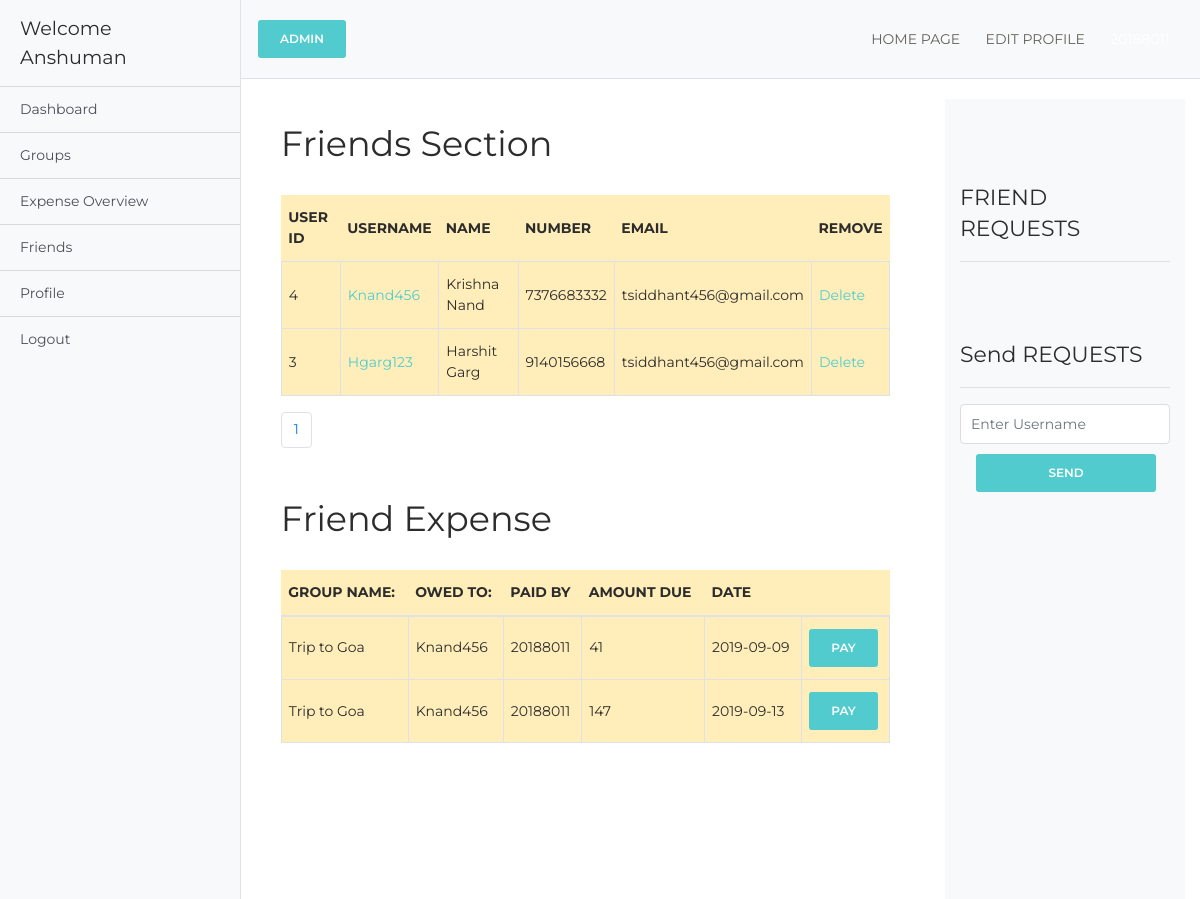
The app's page /friends.php?view=4 (signed in) with its own data.
### tables this page shows
CREATE TABLE `liability` (
  `liability_id` int(3) NOT NULL,
  `user_name` varchar(255) NOT NULL,
  `group_id` int(3) NOT NULL,
  `pay_to` varchar(255) NOT NULL,
  `amount_due` int(10) NOT NULL,
  `date` date NOT NULL DEFAULT current_timestamp(),
  `status` varchar(255) NOT NULL DEFAULT 'pending'
);

CREATE TABLE `groups` (
  `group_id` int(3) NOT NULL,
  `admin_id` int(3) NOT NULL,
  `admin_username` varchar(255) NOT NULL,
  `group_name` varchar(255) NOT NULL,
  `members` text NOT NULL,
  `status` varchar(255) NOT NULL,
  `date` date NOT NULL DEFAULT current_timestamp()
);

### includes/view_all_friends.php (the view, shortened to what this page needs)
    <div class="col-lg-8 container">
        <h2 class="mt-4 align-content-center">Friends Section</h2>
        <div class="table-responsive">
            <table class="table table-bordered table-hover table-warning">
                <thead>
                    <tr>
                        <th scope="col">User Id</th>
                        <th scope="col">Username</th>
                        <th scope="col">name</th>
                        <th scope="col">number</th>
                        <th scope="col">Email</th>
                        <th scope="col">Remove</th>
                    </tr>
                </thead>
                <tbody class="table-hover">
                    <?php
                    $limit = 5;
                    if (isset($_GET["page"])) {
                        $page  = $_GET["page"];
                        }
                        else{
                        $page=1;
                        };
                    $start_from = ($page-1) * $limit;
                    $query = "SELECT p.* FROM friends f JOIN users p ON p.user_id = f.user1_id WHERE f.user2_id = {$_SESSION['user_id']} UNION SELECT p.* FROM friends f JOIN users p ON p.user_id = f.user2_id WHERE f.user1_id = {$_SESSION['user_id']} LIMIT $start_from, $limit";
                    $select_friends = mysqli_query($connection, $query);
                    while ($row = mysqli_fetch_assoc($select_friends)) {
                        $user_id             = $row['user_id'];
                        $username            = $row['username'];
                        $user_name           = $row['name'];
                        $user_number         = $row['number'];
                        $user_email          = $row['email'];
                        echo '<tr scope="row">';
                        echo "<td>$user_id </td>";
                        echo "<td><a href='friends.php?view={$user_id}'>$username</a></td>";
                        echo "<td>$user_name</td>";
                        echo "<td>$user_number</td>";
                        echo "<td>$user_email</td>";
                        echo "<td><a href='friends.php?delete={$user_id}'>Delete</a></td>";
                        echo "</tr>";
                    }
                    ?>
                </tbody>
            </table>
            <?php
                $result_db = mysqli_query($connection,"SELECT p.* FROM friends f JOIN users p ON p.user_id = f.user1_id WHERE f.user2_id = {$_SESSION['user_id']} UNION SELECT p.* FROM friends f JOIN users p ON p.user_id = f.user2_id WHERE f.user1_id = {$_SESSION['user_id']} ");
                $row_db = mysqli_fetch_row($result_db);
                $total_records = $row_db[0];
                $total_pages = ceil($total_records / $limit);
                $pagLink = "<ul class='pagination'>";
                for ($i=1; $i<=$total_pages; $i++) {
                            $pagLink .= "<li class='page-item'><a class='page-link' href='friends.php?page=".$i."'>".$i."</a></li>";
                }
                echo $pagLink . "</ul>";
            ?>
        </div>
<?php      if(isset($_GET['view'])){   ?>
        <h2 class="mt-4 align-content-center">Friend Expense</h2>
        <div class="table-responsive">
            <table class="table table-bordered table-hover table-warning">
                <thead>
                    <tr>
                        <th scope="col">Group Name:</th>
                        <th scope="col">Owed To:</th>
                        <th scope="col">Paid by</th>
                        <th scope="col">Amount Due</th>
                        <th scope="col">Date</th>
                    </tr>
                </thead>
        <?php
            $query = "SELECT * FROM users WHERE user_id = '{$_GET['view']}' ";
            $select_frs = mysqli_query($connection, $query);
            while ($row = mysqli_fetch_assoc($select_frs))
                $user__name             = $row['username'];
            $query9 = "SELECT e.group_id,e.group_name,l.amount_due,l.date,l.user_name,l.pay_to,l.liability_id FROM groups e LEFT JOIN liability l ON e.group_id = l.group_id WHERE l.user_name = '$user__name' AND l.status = 'pending' AND l.pay_to = '{$_SESSION['username']}' ";
            $select_expense = mysqli_query($connection, $query9);
                            while ($row = mysqli_fetch_assoc($select_expense)) {
                                $groupname            = $row['group_name'];
                                $id                   = $row['liability_id'];
                                $owed_to                = $row['user_name'];
                                $paid_by                = $row['pay_to'];
                                $amountdue              = $row['amount_due'];
                                $date                   = $row['date'];
                                echo '<tr scope="row">';
                                echo "<td>$groupname </td>";
                                echo "<td>$owed_to</td>";
                                echo "<td>$paid_by</td>";
                                echo "<td>$amountdue</td>";
                                echo "<td>$date</td>";
                                echo "<td><a href='friends.php?pay=$id'><input type='button' id='myBtn' class='btn btn-primary' name='pay' value='PAY'></a></td>";
                                echo "</tr>";
                            }
        ?>
            </table>
        </div>
                        <?php    }    ?>
    </div>

### css/simple-sidebar.css (style rules this page uses)
body { overflow-x: hidden; }

### records on screen
liability: group.group_name "Trip to Goa", user_name "Knand456", pay_to "20188011", amount_due "41", date "2019-09-09"
liability: group.group_name "Trip to Goa", user_name "Knand456", pay_to "20188011", amount_due "147", date "2019-09-13"

### other values on screen
$_SESSION['name'] "Anshuman"
$user_id "4"
$username "Knand456"
$user_name "Krishna Nand"
$user_number "7376683332"
$user_email "tsiddhant456@gmail.com"
$user_id "3"
$username "Hgarg123"
$user_name "Harshit Garg"
$user_number "9140156668"
